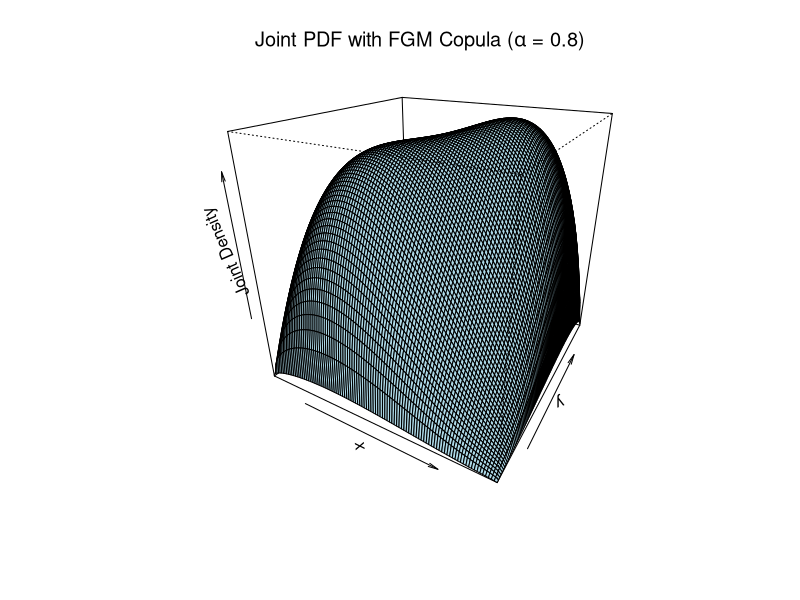

Write the R code that produced this figure.
# FGM copula density
copula_density <- function(u, v, alpha) {
  1 + alpha * (1 - 2 * u) * (1 - 2 * v)
}

# Marginal CDF and PDF
F_q2 <- function(x, a, b) {
  1 - (1 - x^a)^b
}

f_q2 <- function(x, a, b) {
  a * b * x^(a - 1) * (1 - x^a)^(b - 1)
}

# Joint PDF
joint_density <- function(x, y, a, b, alpha) {
  u <- F_q2(x, a, b)
  v <- F_q2(y, a, b)
  fx <- f_q2(x, a, b)
  fy <- f_q2(y, a, b)
  
  copula_density(u, v, alpha) * fx * fy
}

# plot settings
a <- 1.5
b <- 1.5
alpha <- 0.8

x_vals <- seq(0.001, 0.999, length.out = 100)
y_vals <- seq(0.001, 0.999, length.out = 100)

z <- outer(x_vals, y_vals, Vectorize(function(x, y) joint_density(x, y, a, b, alpha)))

# Plot
persp(x_vals, y_vals, z, theta = 30, phi = 25, col = "lightblue",
      xlab = "x", ylab = "y", zlab = "Joint Density",
      main = expression(paste("Joint PDF with FGM Copula (", alpha, " = 0.8)")))
